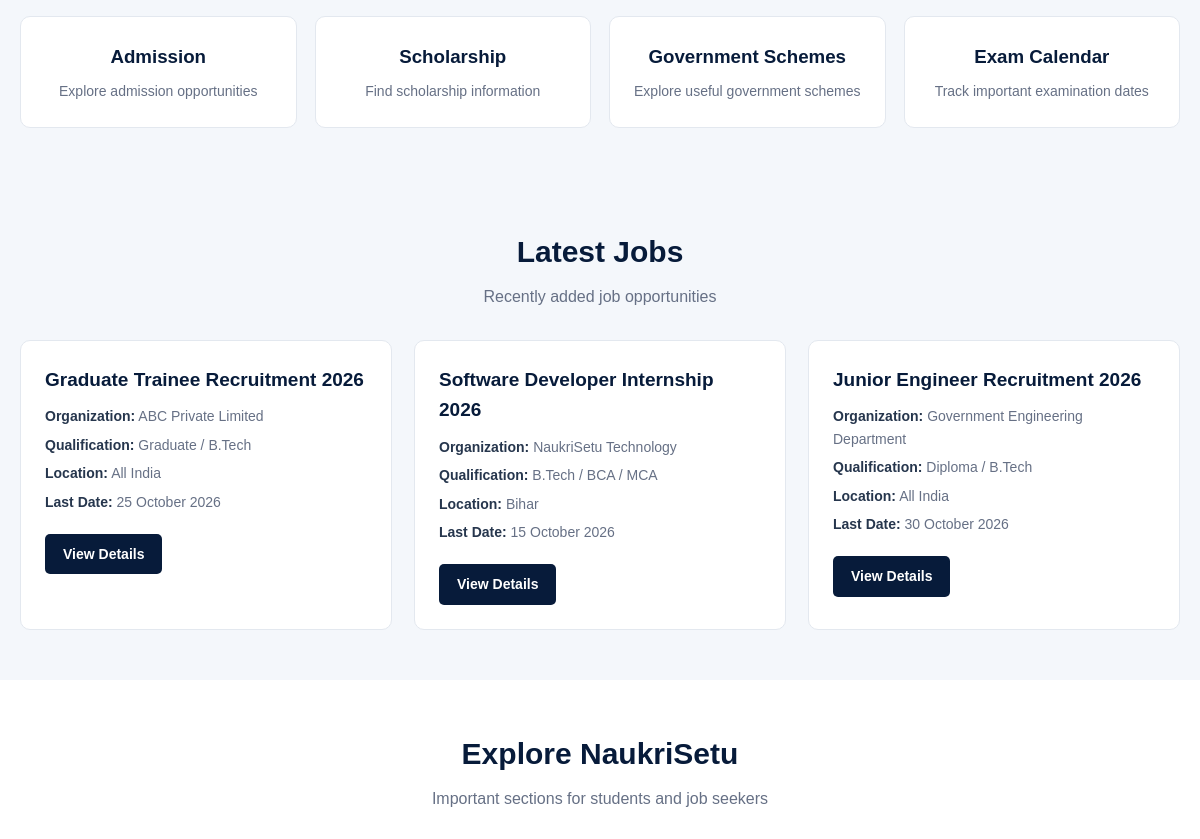
Before: / (middle part) with the older database file.
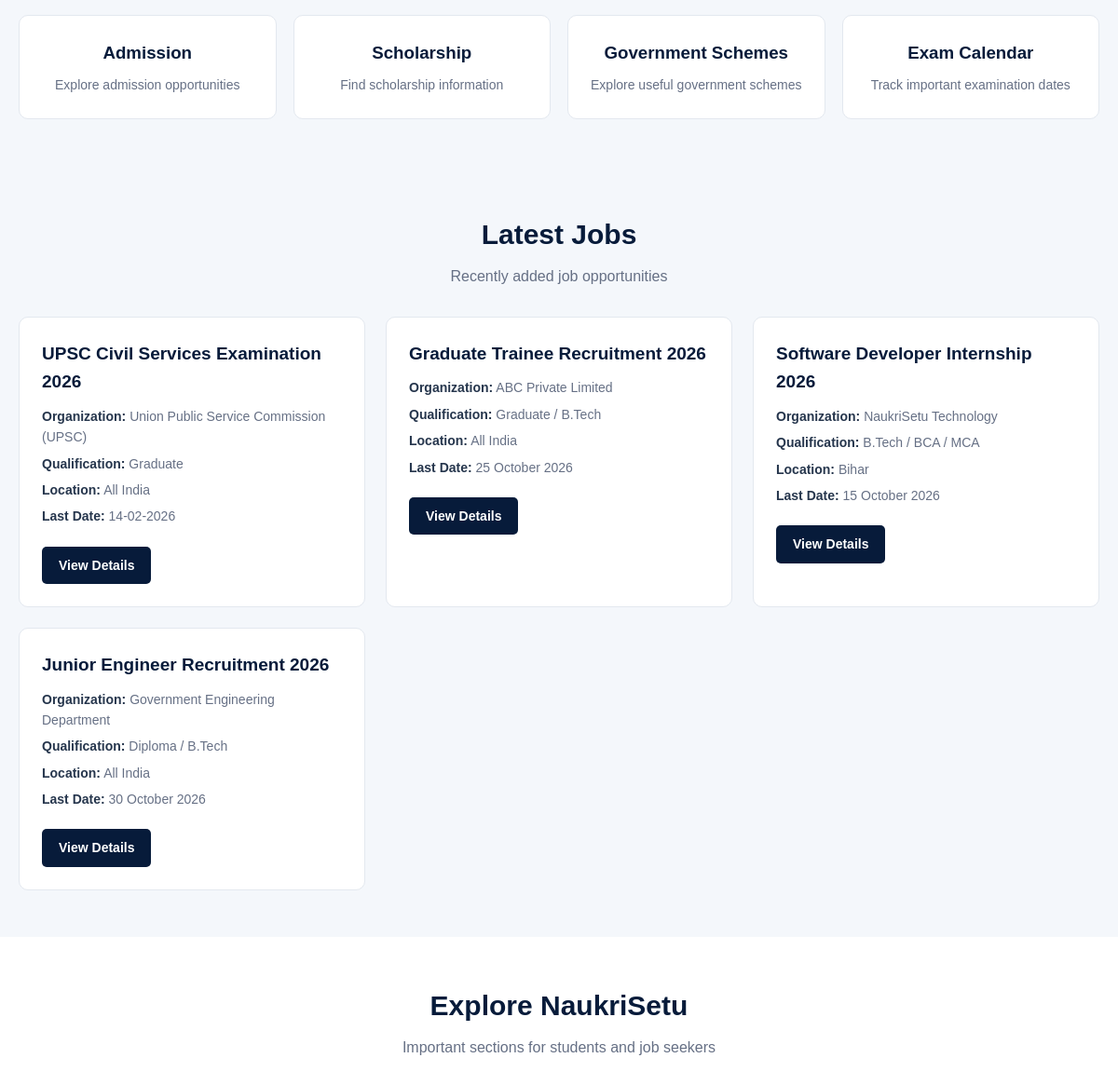
After: the same page with the newer database file.
### tables this page shows
CREATE TABLE jobs (
            id INTEGER PRIMARY KEY AUTOINCREMENT,
            title TEXT NOT NULL,
            organization TEXT NOT NULL,
            qualification TEXT,
            vacancies INTEGER,
            last_date TEXT,
            job_type TEXT,
            location TEXT,
            description TEXT,
            apply_link TEXT,
            status TEXT DEFAULT 'Active'
        );

### app.py (the view)
@app.route("/")
def home():
    connection = get_db_connection()
    jobs = connection.execute(
        "SELECT * FROM jobs ORDER BY id DESC LIMIT 6"
    ).fetchall()
    connection.close()
    return render_template(
        "index.html",
        jobs=jobs
    )

### app.py (called while the page is built)
def get_db_connection():
    connection = sqlite3.connect(DATABASE)
    connection.row_factory = sqlite3.Row
    return connection

### templates/index.html (shortened to what this page needs)
<!DOCTYPE html>
<html lang="en">
<head>
</head>
<body>
<section class="container">
    <div class="quick-grid">
        <a href="/admission" class="quick-card">
            <h3>Admission</h3>
            <p>Explore admission opportunities</p>
        </a>
        <a href="/scholarship" class="quick-card">
            <h3>Scholarship</h3>
            <p>Find scholarship information</p>
        </a>
        <a href="/schemes" class="quick-card">
            <h3>Government Schemes</h3>
            <p>Explore useful government schemes</p>
        </a>
        <a href="/exam-calendar" class="quick-card">
            <h3>Exam Calendar</h3>
            <p>Track important examination dates</p>
        </a>
    </div>
</section>
<section class="container">
    <div class="section-title">
        <h2>Latest Jobs</h2>
        <p>Recently added job opportunities</p>
    </div>
    <div class="job-grid">
        {% if jobs %}
            {% for job in jobs %}
            <div class="job-card">
                <h3>{{ job["title"] }}</h3>
                <p>
                    <strong>Organization:</strong>
                    {{ job["organization"] }}
                </p>
                <p>
                    <strong>Qualification:</strong>
                    {{ job["qualification"] or "Not specified" }}
                </p>
                <p>
                    <strong>Location:</strong>
                    {{ job["location"] or "India" }}
                </p>
                <p>
                    <strong>Last Date:</strong>
                    {{ job["last_date"] or "Check notification" }}
                </p>
                <a href="/job/{{ job['id'] }}" class="view-btn">
                    View Details
                </a>
            </div>
            {% endfor %}
        {% endif %}
    </div>
</section>
<section class="info-section">
    <div class="container">
        <div class="section-title">
            <h2>Explore NaukriSetu</h2>
            <p>Important sections for students and job seekers</p>
        </div>
    </div>
</section>
</body>
</html>

Changed rows visible on the page:
added jobs: title "UPSC Civil Services Examination 2026", organization "Union Public Service Commission (UPSC)", qualification "Graduate", location "All India", last_date "14-02-2026"
